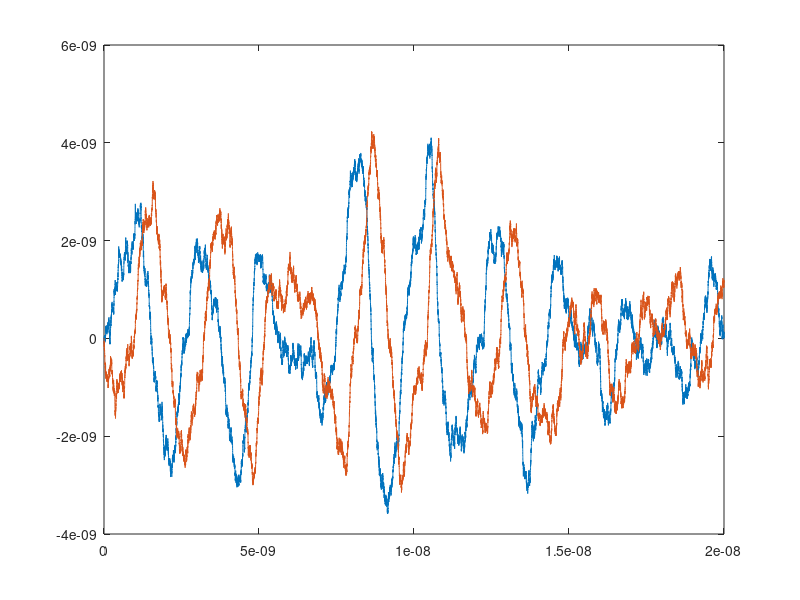
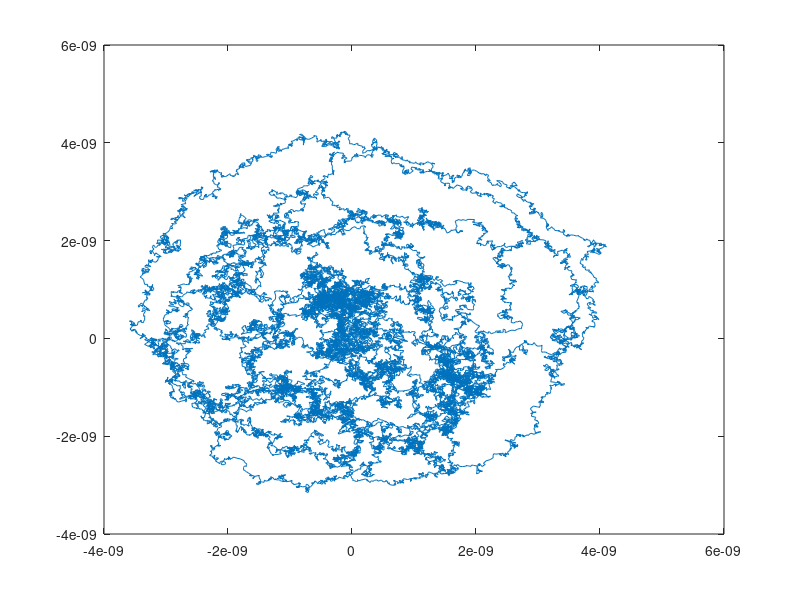

MATLAB code to generate these figures, in order:
mu0 = 4*pi*1e-7;
Ms = 490e3;
alpha = 0.03;
kB = 1.380648e-23;
t = 20e-9;
Rmax = 160e-9;
Aex = 1.05e-11;
lexc = sqrt(2*Aex/(mu0*Ms^2));
rcore = 0.68*lexc*(t/lexc)^(1/3);
gammaLL = 1.761e11;
G0 = -2*pi*Ms*mu0*t/gammaLL;
deltaT = 25; % K

tau = deltaT/(2*Rmax);
T0 = deltaT/2;

DG = -2*abs(G0); % approximation

mOmSq = 3*G0*1e9; % approximation

dt = 5e-13;

FrecX = @(x) -mOmSq*x;
FrecY = @(y) -mOmSq*y;

FthX = @(x) - sqrt(2/(gammaLL*dt)*alpha*Ms*kB*t*pi*...
    ((2 + log(Rmax/rcore))*T0 - (9/4 + log(Rmax/rcore))*tau*x));
FthY = @(x) - sqrt(2/(gammaLL*dt)*alpha*Ms*kB*t*pi*...
    ((2 + log(Rmax/rcore))*T0  - (11/4 + log(Rmax/rcore))*tau*x));

% FthX = @(x) 0;
% FthY = @(x) 0;

x = 0;
y = 0;

const = 1/(G0^2 + DG^2 * alpha^2);

dt = 5e-13;
Tstop = 20e-9;

Nstep = Tstop/dt;

Xv = zeros(Nstep+1,1);
Yv = zeros(Nstep+1,1);
time = 0:dt:Tstop;

Xv(1) = x;
Yv(1) = y;
for ii = 1:Nstep
    
  a = normrnd(0,dt*1e7);
  b = normrnd(0,dt*1e7);

  x = x + const*dt*((FrecX(x) + FthX(x)*a)*alpha*DG + G0*(FrecY(y) + FthY(x)*b)); 
  y = y + const*dt*((FrecY(x) + FthY(x)*b)*alpha*DG - G0*(FrecX(x) + FthX(x)*a)); 
  
  Xv(ii+1) = x;
  Yv(ii+1) = y;
end

%%
figure
plot(time,Xv)
hold on
plot(time,Yv)
figure
plot(Xv,Yv)
   
    